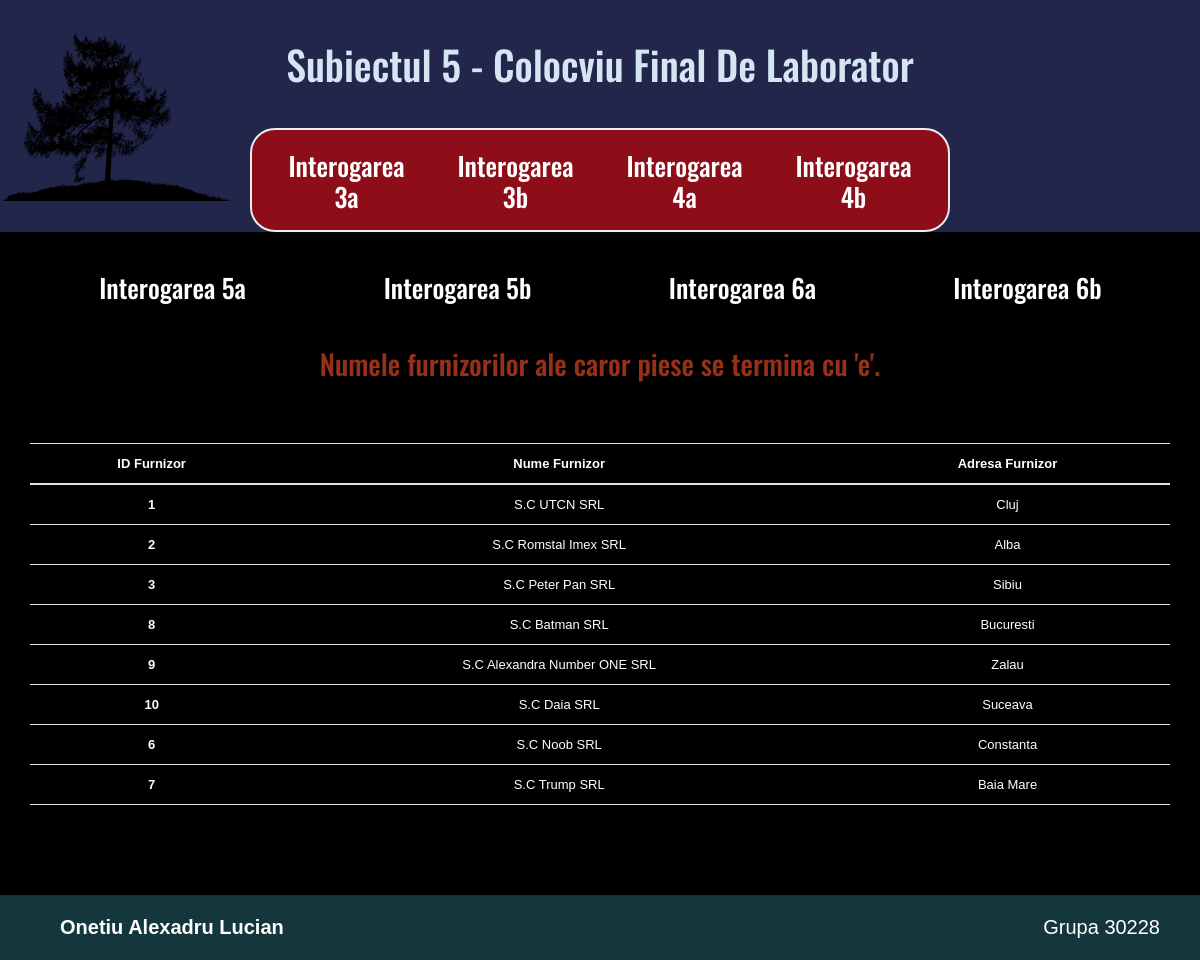
The app's page /interogarea4a.php with its own data.
### tables this page shows
CREATE TABLE furnizori
(idf INT(30),
numef VARCHAR(40),
adresa VARCHAR(40),
CONSTRAINT furnizor_idf_pk PRIMARY KEY(idf)
);

### interogarea4a.php (the view, shortened to what this page needs)
<?php include("header.php"); ?>
<?php
$query="SELECT f.idf,f.numef,f.adresa FROM furnizori f JOIN cataloage c ON (f.idf=c.idf) JOIN piese p ON(c.idp=p.idp ) WHERE p.numep like '%e';";
$result=mysqli_query($connection, $query);
 ?>
<div class="page-content">
    <div class="container">
    	<div class="row">
          <div class="query-content clearfix col-lg-12 col-md-12 col-sm-12 col-xs-12">
          <h3 class="other-text">Numele furnizorilor ale caror piese se termina cu 'e'.</h3>
          </div>
    		<table class="table table-striped table-inverse">
    			<thead>
				    <tr>
				      <th>ID Furnizor</th>
				      <th>Nume Furnizor</th>
				      <th>Adresa Furnizor</th>
				    </tr>
  				</thead>
  				<tbody>
			    <?php
			      while($row = mysqli_fetch_assoc($result)) { ?>
			      <tr>
			      <th scope="row"><?php echo $row["idf"]  ?></th>
			      <td> <?php echo $row["numef"]  ?></td>
			      <td><?php echo $row["adresa"] ?></td>
			    </tr>
			      <?php
      	}
    ?>
     		</tbody>
    		</table>
    	</div>
    </div>
</div>
<?php include("footer.php"); ?>

### style/style.css (style rules this page uses)
html { height: 100%; width: 100%; }
body { width: 100%; height: 100%; margin: 0; padding: 0; border: 0; font-family: Verdana, Arial, Helvetica, sans-serif; font-size: 13px; line-height: 15px; background: #000000; }
h1, h2, h3, h4, h5 { font-family: 'Oswald', serif ; }
.page-content { margin-top:20px; margin-bottom: 50px; text-align: center; }
.table-inverse { margin: 40px 0; color:#FFF; }
.table td, .table th { border-bottom: 1px solid #dee2e6; }
.other-text { color:#963019; }
.query-content { margin: 15px 0; }

### records on screen
furnizori: idf "1", numef "S.C UTCN SRL", adresa "Cluj"
furnizori: idf "2", numef "S.C Romstal Imex SRL", adresa "Alba"
furnizori: idf "3", numef "S.C Peter Pan SRL", adresa "Sibiu"
furnizori: idf "8", numef "S.C Batman SRL", adresa "Bucuresti"
furnizori: idf "9", numef "S.C Alexandra Number ONE SRL", adresa "Zalau"
furnizori: idf "10", numef "S.C Daia SRL", adresa "Suceava"
furnizori: idf "6", numef "S.C Noob SRL", adresa "Constanta"
furnizori: idf "7", numef "S.C Trump SRL", adresa "Baia Mare"
